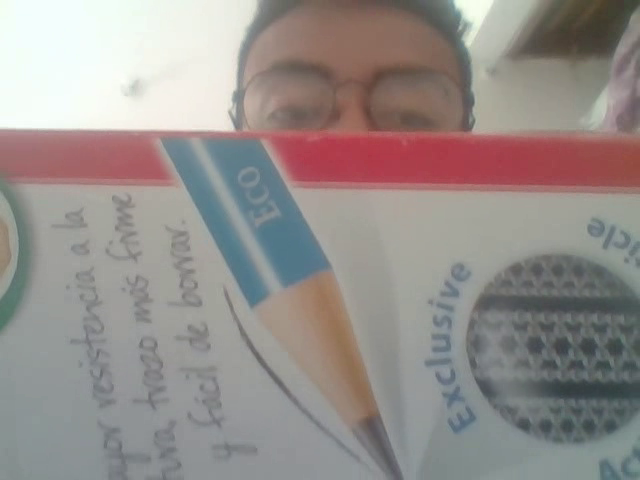
#> input picture frame 22 of videoprueba.avi, 640 x 480 px, given in place of video11.mp4, which was not available
$ python libreria.py
#> lines starting #> are read from the running program, lines starting #| are printed output that depends on the picture; after the words box and inside, x2 and y2 are one past the last pixel; in counts of white or black regions, pixels touching at a corner belong together
#> the answer given: 3
import cv2
import numpy as np

# [74 lines left out: functions rojo, azul, not called in this run]

#------------------------------------------------------------------------------------------------------------------------

def amarillo():

    captura=cv2.VideoCapture('video11.mp4')

    amaribajo = (15, 100, 20)
    amariAlto = (40, 255, 255)

    while True:
        ret,imagen=captura.read()
#> imagen is the input picture: shape (480, 640, 3); mean B, G, R 139.8, 142.7, 149.9
        if ret==True:
            imagenHSV = cv2.cvtColor(imagen, cv2.COLOR_BGR2HSV)
#> imagenHSV: shape (480, 640, 3); mean H, S, V 64.5, 34.4, 155
            maskamari = cv2.inRange(imagenHSV, amaribajo, amariAlto) #buscar el rango del color
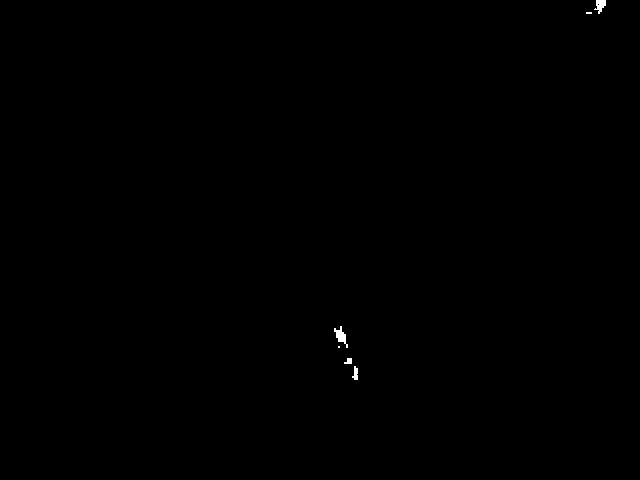
#> maskamari: shape (480, 640); 0.11% white; 6 white regions (2 under 20 px), largest, box (x1, y1, x2, y2) and area: (334, 326, 348, 348) 128, (594, 0, 606, 14) 98, (352, 366, 358, 380) 55, (344, 358, 352, 364) 36
            maskamari2 = cv2.bitwise_and(imagen, imagen, mask= maskamari)

            cv2.imshow('imagen',imagen)
            #cv2.imshow('maskamari', maskamari) #visualizacion muestra el color en blanco y el resto en negro
            cv2.imshow('maskamari2', maskamari2) #muestra el color y el resto en negro

        if cv2.waitKey(1) &  0xFF == ord('m'): # waitkey variar para reproduccion rapida o lenta
#> (key Esc is pressed here)
            break


    captura.release()
    cv2.destroyAllWindows
    menu()

#----------------------------------------------------------------------------------------------------


# [42 lines left out: function todos, not called in this run]


#--------------------------------------------------------------------------------------------------------------------------
def menu (): #menu principal
    print ('''DETECTOR DE COLORES PRIMARIOS
DIJITE EL NUMERO SEGUN EL COLOR QUE DESEA DETECTAR
1.COLOR ROJO
2.COLOR AZUL
3.COLOR AMARILLO
4.TODOS LOS COLORES AL TIEMPO
5.SALIR
''')
    op=int(input('ingrese su eleccion:\n'))

    if op==1:
        rojo()

    elif op==2:
        azul()

    elif op==3:

        amarillo()

    elif op==4:
        todos()

    elif op==5:
        exit()
    else:
        print('error de ingreso, seleccione un numero correcto')
        menu()
menu()

$ run again, starting later in the video
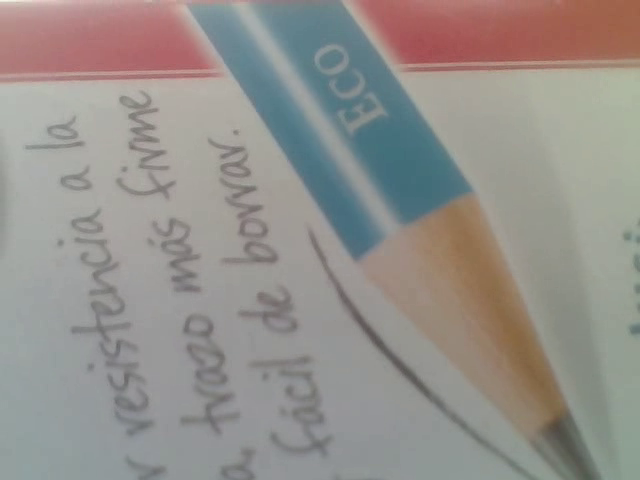
#> input picture frame 178 of videoprueba.avi, 640 x 480 px, given in place of video11.mp4, which was not available
#> in amarillo, imagen is the input picture: shape (480, 640, 3); mean B, G, R 139.9, 144.4, 148.6
#> imagenHSV: shape (480, 640, 3); mean H, S, V 53.3, 33.3, 154.7
#> in amarillo, `maskamari = cv2.inRange(imagenHSV, amaribajo, amariAlto)`:
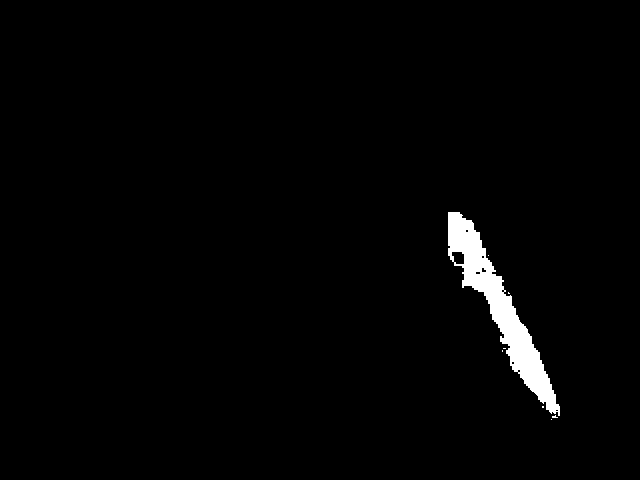
#> maskamari: shape (480, 640); 1.8% white; 8 white regions (7 under 20 px), largest, box (x1, y1, x2, y2) and area: (448, 212, 560, 416) 5426
